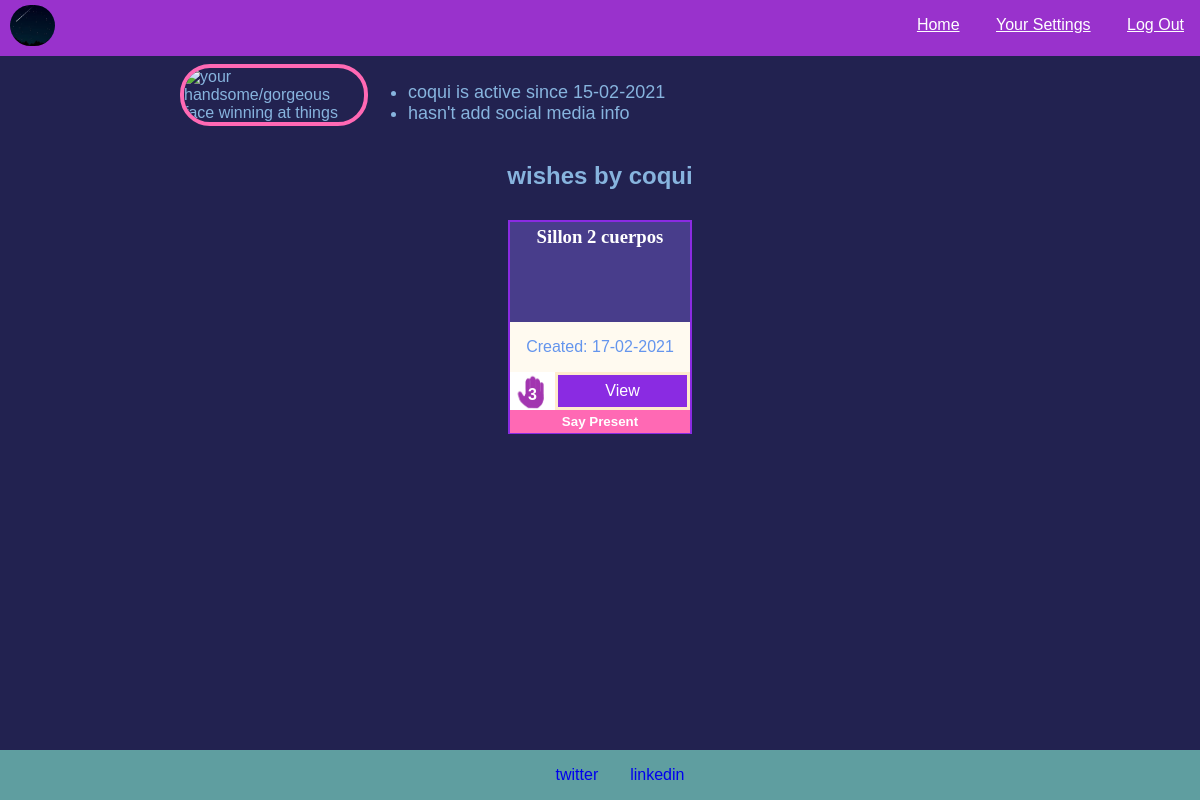
Screenshot of /user/12/wishes with the database file from the repository.
### app.py (models this page shows)
class User(db.Model):
    id = db.Column(db.Integer, primary_key=True)
    username = db.Column(db.String(20), nullable=False)
    password = db.Column(db.String(100), nullable=False)
    email = db.Column(db.String(40), nullable=False)
    active = db.Column(db.DateTime, default=datetime.now)
    social = db.Column(db.Text)
    products = db.relationship("Product", backref="user")

class Product(db.Model):
    id = db.Column(db.Integer, primary_key=True)
    name = db.Column(db.String(50), nullable=False)
    link = db.Column(db.Text, nullable=False)
    store = db.Column(db.String(5), nullable=False) # puede ser nullable esto?
    additional = db.Column(db.String(140))
    user_id = db.Column(db.Integer, db.ForeignKey("user.id"), nullable=False)
    created =  db.Column(db.DateTime, default=datetime.now)

### app.py (the view)
@app.route("/user/<int:id>/wishes", methods = ["GET", "POST"])
def view_user(id):
    if request.method == "POST":
        visitor = session["user_id"]
        card_id = request.form.get("card_id")
        print(f"This is the id of the present you postulated to: {card_id}")
        candidate = Candidate(
            product_id = card_id,
            candidate_id = visitor
        )
        db.session.add(candidate)
        db.session.commit()
        visitor_info =  User.query.filter_by(id=visitor).first()
        receptor_info = User.query.filter_by(id=id).first()
        print(receptor_info.email)
        bodymsg = f"You have a candidate for one of your wishes, {visitor_info.username}! \nYou can reach out at {visitor_info.email}. \nwishlist team"
        msg = Message("News for you!",
            sender='wishlist.app.arg@gmail.com',
            recipients=[f"{receptor_info.email}"])
        msg.body = bodymsg
        mail.send(msg)
        flash(f"You've postulated to the wish #{card_id}")
        return redirect("/")
    else:
        visited_user = User.query.get_or_404(id)
        print(f"Name of visited user: {visited_user.username}.\n * Visited_user products:\n{visited_user.products}")
        vu_cards = visited_user.products # does not filter checked-out products
        is_available = []
        for prod in vu_cards:
            checked = Checked.query.filter_by(product_id = prod.id).first()
            if checked==None:
                is_available.append(prod)
        cards_dict = {}
        for card in is_available:
            count = len(Candidate.query.filter_by(product_id=card.id).all())
            dk = str(card.id)
            cards_dict[dk] = count
        return render_template("viewuser.html", user=visited_user, counter=cards_dict, available=is_available)

### app.py (called while the page is built)
@app.template_filter()
def datetimeformat(date, format='%d-%m-%Y'):
    return date.strftime(format)

@app.after_request
def after_request(response):
    response.headers["Cache-Control"] = "no-cache, no-store, must-revalidate"
    response.headers["Expires"] = 0
    response.headers["Pragma"] = "no-cache"
    return response

### templates/viewuser.html (shortened to what this page needs)
{% extends 'base.html' %}
{% block main %}
<div class="feature">
  <div class="feature-img">
    <img src="/static/images/{{user.id}}.jpg" alt="your handsome/gorgeous face winning at things" class="profile-pic">
  </div>
  <div class="feature-text">
    <ul>
      <li>{{user.username}} is active since {{user.active|datetimeformat}}</li>
      {% if user.social %}
      <li>get in touch through {{user.social}}</li>
      {% else %}
      <li>hasn't add social media info</li>
      {% endif %}
    </ul>
  </div>
</div>
<h2 style="text-align:center;">wishes by {{user.username}}</h2>
{% if user.products|length>0 %}
  <div class="cards-container">
      {% for card in user.products %}
      {% if card in available %}
      <div class="visited-card">
        <h3 class="card-title">{{card.name}}</h3>
        <p>Created: {{card.created|datetimeformat}}</p>
        <div class="card-info-div">
          <div class="count-div">{{counter[(card.id)|string]}}</div>
          <button onclick="window.open('{{card.link}}','_blank');" class="view-btn" type="button">View</button>
        </div>
        <form action="{{url_for('view_user', id=user.id)}}" method="POST">
          <input type="submit" value="Say Present" class="card-submit-btn">
        </form>
      </div>
      {% endif %}
      {% endfor %}
  </div>
{% else %}
<p>No wishes here [:1]</p>
{% endif %}
{% endblock %}

### static/styles.css (style rules this page uses)
body, html { margin:0; height:100%; position:relative; }
.feature { display:flex; justify-items:space-between; }
.feature-text { font-size:large; }
.profile-pic { max-width:180px; border-radius:30px; border:4px solid hotpink; }
.cards-container { display:flex; flex-direction:row; justify-content:space-evenly; flex-wrap:wrap; }
.visited-card { position:relative; width:180px; height:210px; border:2px solid blueviolet; text-align:center; margin:10px 5px; }
.card-info-div { width:100%; position:relative; display:flex; }
.count-div { width: 25%; height:38px; display:inline-block; line-height:45px; color:white; font-weight: bold; background-image:url("../static/images/manocasera.png"); background-size:cover; }
.view-btn { display:inline; width:75%; background-color:blueviolet; border:3px solid blanchedalmond; color:white; font-size:16px; }
.card-title { height:100px; background-color: darkslateblue; color:white; font-family:tahoma; font-weight: bolder; line-height:30px; margin:0; }
.card p, .visited-card p { background-color:floralwhite; color:cornflowerblue; height:50px; line-height:50px; margin:0; }
.card-submit-btn { display:block; width:100%; border:3px solid hotpink; background-color: hotpink; color:white; font-weight: bold; }

### rows the page displays
User: username "coqui", active "15-02-2021"
Product: name "Sillon 2 cuerpos", created "17-02-2021", counter "3"
